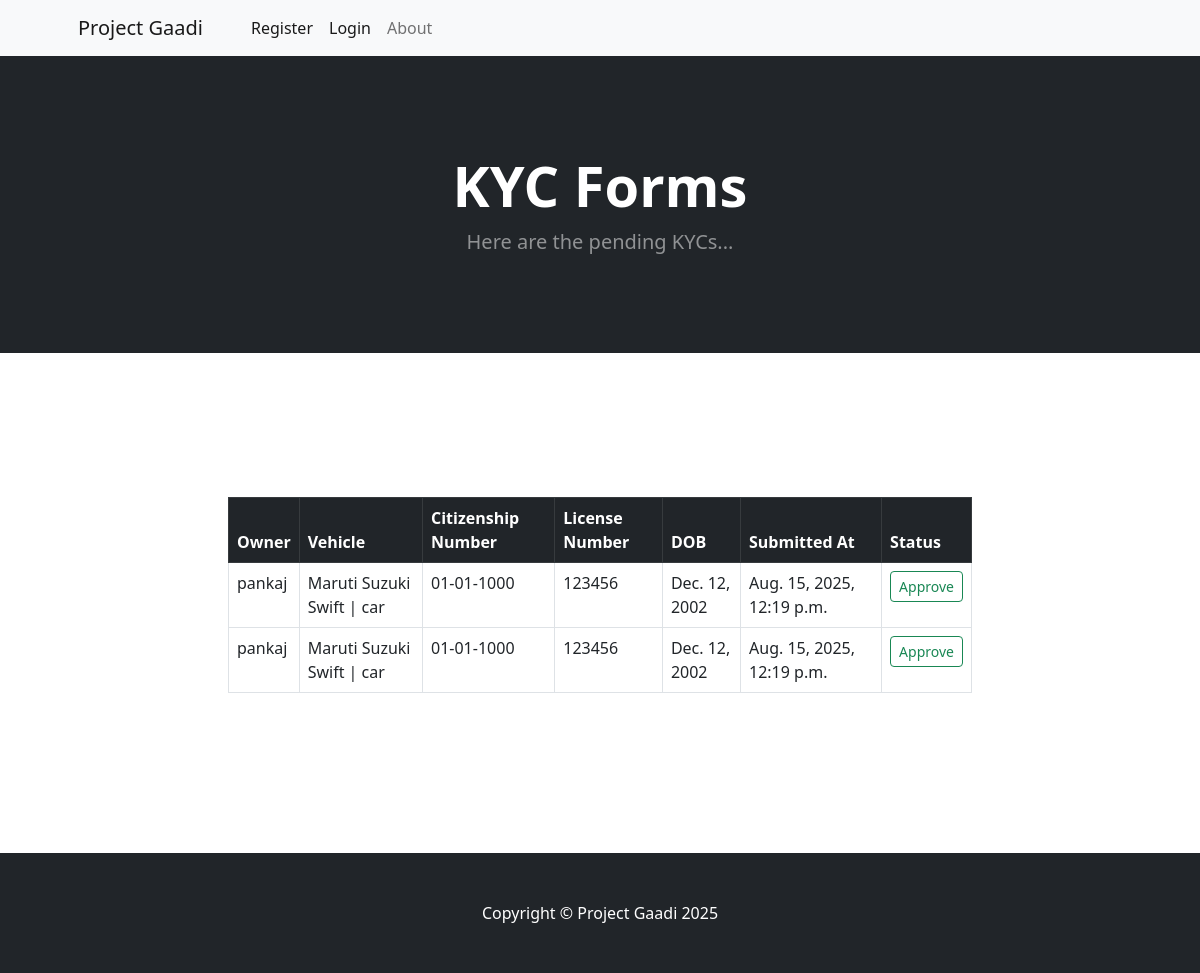
The app's page /accounts/admin_kyc/pending/, older data.
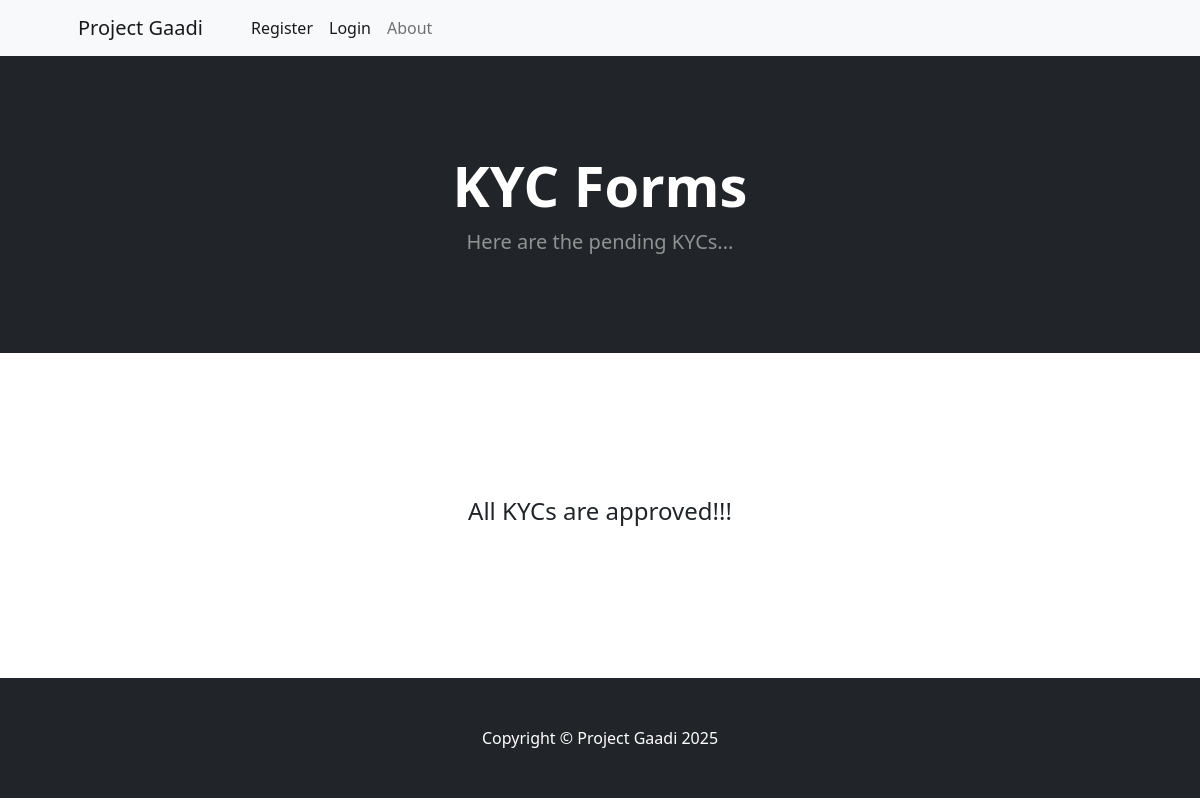
The same page, newer data.
### accounts/models.py (models this page shows, shortened)
class KYCForm(models.Model):
  vehicle=models.ForeignKey(Vehicle, on_delete=models.CASCADE, related_name='kyc_forms')
  citizenship_number = models.CharField(max_length=50)
  license_number = models.CharField(max_length=50)
  document= models.ImageField(upload_to="kyc/")
  dob=models.DateField()
  kyc_submitted_at = models.DateTimeField(auto_now_add=True)
  kyc_approved = models.BooleanField(default=False)
  kyc_approved_at = models.DateTimeField(blank=True, null=True)

class Vehicle(models.Model):
  VEHICLE_TYPES = [('car', 'Car'), ('van', 'Van'), ('bus', 'Bus'), ('truck', 'Truck')]
  vehicle_name = models.CharField(max_length=100)
  vehicle_type = models.CharField(max_length=10, choices=VEHICLE_TYPES, default='car')
  capacity = models.PositiveIntegerField()
  vehicle_number = models.CharField(max_length=50, unique=True)
  description = models.TextField(blank=True, null=True)
  is_active = models.BooleanField(default=False)  # Active only after admin approval
  owner = models.ForeignKey(settings.AUTH_USER_MODEL, on_delete=models.CASCADE, related_name='vehicles')
  photo=models.ImageField(upload_to='vehicles/')
  def __str__(self):
    return f'{self.vehicle_name} | {self.vehicle_type}'

class CustomUser(AbstractUser):
  ROLE_CHOICES=[
    ('user', 'Regular User'),
    ('owner', 'Vehicle Owner')
  ]
  role=models.CharField(max_length=20, choices=ROLE_CHOICES, default='user')
  phone_number=models.CharField(max_length=10)
  address=models.CharField(max_length=100)

### accounts/views.py (the view)
# urls.py: path('admin_kyc/<str:status>/', views.admin_kyc_view, name='admin_kyc_view'),
def admin_kyc_view(request, status):
    if request.method == "POST" and status == "approved":
        kyc_id = request.POST.get("kyc_id")
        try:
            kyc = KYCForm.objects.get(id=kyc_id)
            kyc.kyc_approved = True
            kyc.kyc_approved_at = now()
            kyc.save()
            messages.success(request, "KYC Approved successfully ✅")
        except KYCForm.DoesNotExist:
            messages.error(request, "KYC not found ❌")
        return redirect("admin_kyc_view", status="pending")  # after approval go back to pending list
    elif status == "approved":
        kycs = KYCForm.objects.filter(kyc_approved=True)
        return render(request, "accounts/kyc_approved.html", {"kycs": kycs})
    elif status == "pending":
        kycs = KYCForm.objects.filter(kyc_approved=False)
        return render(request, "accounts/kyc_pending.html", {"kycs": kycs})
    else:
        messages.error(request, "Invalid Status!!!")
        return redirect("home")

### accounts/templates/accounts/kyc_pending.html (shortened to what this page needs)
{% extends 'accounts/base.html' %}
{% block content %}
  <header class="bg-dark py-5">
    <div class="container px-4 px-lg-5 my-5">
        <div class="text-center text-white">
            <h1 class="display-4 fw-bolder">KYC Forms</h1>
            <p class="lead fw-normal text-white-50 mb-0">Here are the pending KYCs...</p>
        </div>
    </div>
  </header>
<br><br><br><br><br><br>
<div class="container">
          <div class="row">
            <center>
              <div class="col-8">
                {% if kycs %}
                  <table class="table table-stripped table-hover table-bordered ">
  <thead class="table-dark">
    <tr>
      <th scope="col">Owner</th>
      <th scope="col">Vehicle</th>
      <th scope="col">Citizenship Number</th>
      <th scope="col">License Number</th>
      <th scope="col">DOB</th>
      <th scope="col">Submitted At</th>
      <th scope="col">Status</th>
    </tr>
  </thead>
  <tbody>
    {% for kyc in kycs %}
    <tr>
      <td>{{kyc.vehicle.owner.username}}</td>
      <td>{{kyc.vehicle}}</td>
      <td>{{kyc.citizenship_number}}</td>
      <td>{{kyc.license_number}}</td>
      <td>{{kyc.dob}}</td>
      <td>{{kyc.kyc_submitted_at}}</td>
      <td>
        <form method="post" action="{% url 'admin_kyc_view' 'approved' %}">
          <button type="submit" class="btn btn-outline-success btn-sm">Approve</button>
        </form>
      </td>
    </tr>
    {% endfor %}
  </tbody>
</table>
{% else %}
<h4>All KYCs are approved!!!</h4>
{% endif %}
              </div>
            </center>
          </div>
        </div>
<br><br><br><br><br><br>
{% endblock %}

Row changes from the older to the newer data that the page shows:
no longer on this page (row edited): KYCForm: vehicle.owner.username "pankaj", vehicle "Maruti Suzuki Swift | car", citizenship_number "01-01-1000", license_number "123456", dob "Dec. 12, 2002", kyc_submitted_at "Aug. 15, 2025, 12:19 p.m."
removed KYCForm: vehicle.owner.username "pankaj", vehicle "Maruti Suzuki Swift | car", citizenship_number "01-01-1000", license_number "123456", dob "Dec. 12, 2002", kyc_submitted_at "Aug. 15, 2025, 12:19 p.m."
Text that changed along with them:
text no longer shown: "Owner Vehicle Citizenship Number License Number DOB Submitted At Status"
text now shown: "All KYCs are approved!!!"
